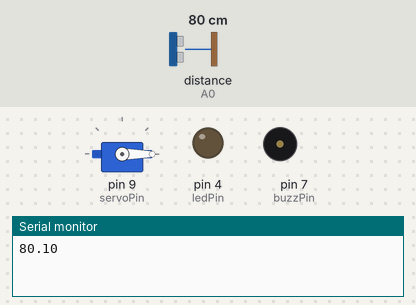
A sketch run on a simulated Arduino Uno, built with avr-gcc and run on an emulated ATmega328P. Shown: servo, output pins drawn as LEDs (lit = HIGH), buzzer (waves = sounding, pin HIGH), the last lines printed to the serial monitor. Wiring (inferred from the names in the program): ultrasonic range finder: trigger pin 2; echo A0. Dashed ring = blinking. The test bench sets the inputs (shaded band); at power-on: distance to the obstacle (sensor on A0) 80 cm. The echo pulse lasts 58.3 µs per cm; pins used as bus, display or sensor lines are not drawn.

Above: at 0.05 s.
1.3 s: distance to the obstacle (sensor on A0) set to 12 cm
4.3 s: distance to the obstacle (sensor on A0) set to 9 cm
At 4.7 s:
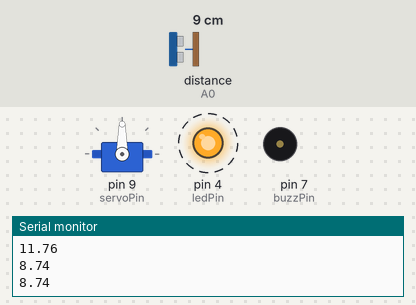
7.3 s: distance to the obstacle (sensor on A0) set to 18 cm
At 8.2 s:
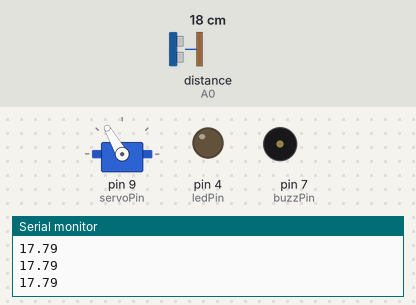
10.3 s: distance to the obstacle (sensor on A0) set to 2 cm
At 10.69 s:
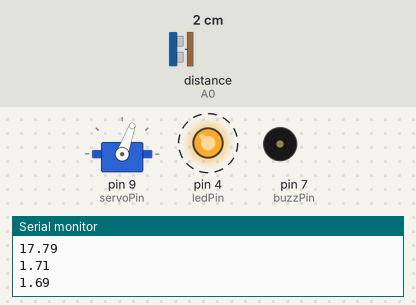
13.3 s: distance to the obstacle (sensor on A0) set to 35 cm
At 14.4 s:
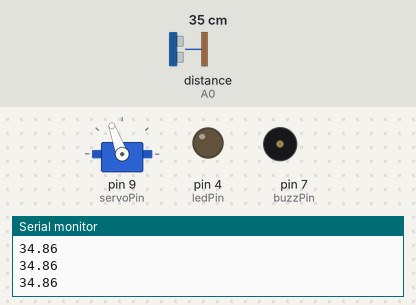
16.3 s: distance to the obstacle (sensor on A0) set to 4 cm
At 16.55 s:
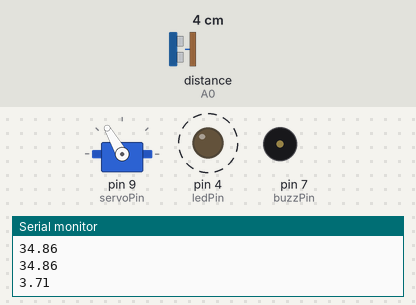
Timing chart, 0 to 66.8 s (numbered marks = the images above; inputs shaded):
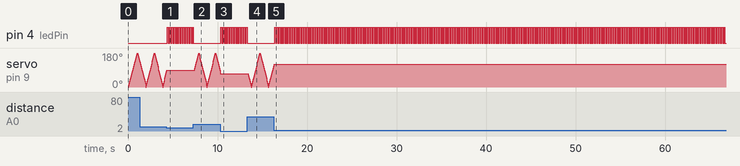

The sketch:

Lecture_Sketch_5.ino
```cpp
int triggerPin = 2;
int echoPin = A0;
int triggerPulse = 10;
int triggerDelays = 50;

int ledPin = 4;
int blinkTime = 100;

int buzzPin = 7;
int buzzTime = 2500;

#include <Servo.h>
Servo servo;
int servoPin = 9;
int servoDelays = 1;
int angle = 0;

void setup() {
  // put your setup code here, to run once:
  Serial.begin(9600);

  pinMode(triggerPin, OUTPUT);
  pinMode(echoPin, INPUT);

  pinMode(ledPin, OUTPUT);
  pinMode(buzzPin, OUTPUT);

  servo.attach(servoPin);
  servo.write(0);
}

void loop() {
  // put your main code here, to run repeatedly:

  sendUltrasonicWaves();
  digitalWrite(triggerPin, LOW); // Have to be declared here not inside a function

  float travelTime = pulseIn(echoPin, HIGH);
  float distance = travelTime / 58.;
  Serial.println(distance);
  delay(triggerDelays);

  if (distance < 10.) {
    playBuzzer();
    blinkLED();
  }
  else
  {
    digitalWrite(ledPin, LOW);
    digitalWrite(buzzPin, LOW);
    moveServoArm(angle);
    angle+=10;
  }

}

void moveServoArm(int angle) {

  int modAngle = angle % 360;
  int desiredAngle = 0;
  if (modAngle > 180) {
    desiredAngle = 360 - modAngle;
  }
  else
  {
    desiredAngle = modAngle;
  }
  servo.write(desiredAngle);
}
void sendUltrasonicWaves() {
  digitalWrite(triggerPin, LOW);
  delayMicroseconds(triggerPulse);
  digitalWrite(triggerPin, HIGH);
  delayMicroseconds(triggerPulse);

}
void blinkLED() {
  digitalWrite(ledPin, HIGH);
  delay(blinkTime);
  digitalWrite(ledPin, LOW);
  delay(blinkTime);
}

void playBuzzer()  {
  digitalWrite(buzzPin, HIGH);
  delayMicroseconds(buzzTime);
  digitalWrite(buzzPin, LOW);
  delayMicroseconds(buzzTime);
}
```

Measured:
- the behaviour switches between 11 and 10 cm on distance to the obstacle (sensor on A0) (found by bisection; images 0 and 1)
- after the input at 4.3 s, pin 4 (ledPin): alternates HIGH for 0.10 s and LOW for 0.16 s, starting after 0.09 s; servo on pin 9 (servoPin): goes on until 4.3 s, then stays 90°
- after the input at 10.3 s, pin 4 (ledPin): alternates HIGH for 0.10 s and LOW for 0.16 s, starting after 0.09 s; servo on pin 9 (servoPin): goes on until 10.3 s, then stays 70°
- after the input at 13.3 s, pin 4 (ledPin): goes on until 13.3 s, then stays LOW
- after the input at 16.3 s, pin 4 (ledPin): alternates HIGH for 0.10 s and LOW for 0.16 s, starting after 0.08 s; servo on pin 9 (servoPin): goes on until 16.3 s, then stays 120°
